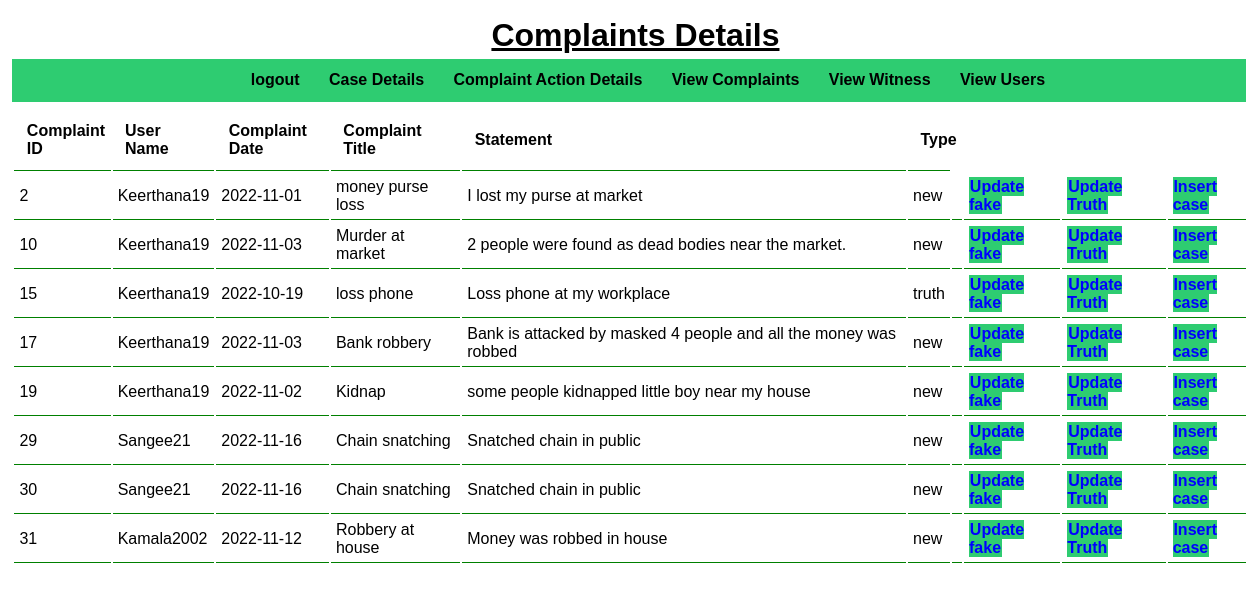
The app's page /view_complaints.php with its own data.
### tables this page shows
CREATE TABLE `complaint` (
  `complaint_id` int(11) NOT NULL,
  `type` varchar(20) DEFAULT NULL,
  `user_id` varchar(20) NOT NULL,
  `complaint_date` date NOT NULL,
  `complaint_title` varchar(20) NOT NULL,
  `statement` text NOT NULL
);

### view_complaints.php (the view, shortened to what this page needs)
<?php include('connection.php');?>
    <link rel="stylesheet" href="..\Css\admin.css">
<div class="main-content">
    <div class="wrapper">
        <h1 style='text-align:center'><u>Complaints Details</u></h1>
        <div class="complaints">
           <div class="wrapper">
                <ul>
                    <li><a href="admin_login.php">logout</a></li>
                    <li><a href="view_cases1.php">Case Details</a></li>
                    <li><a href="complaint_action_details.php">Complaint Action Details</a></li>
                    <li><a href="view_complaints.php">View Complaints</a></li>
                    <li><a href="view_witness.php">View Witness</a></li>
                    <li><a href="view_users.php">View Users</a></li>
                </ul>
                </div>
        </div>
    <table cellpadding="pixels" cellspacing="pixels">
        <tr>
            <th>Complaint ID</th>
            <th>User Name</th>
            <th>Complaint Date</th>
            <th>Complaint Title</th>
            <th>Statement</th>
            <th>Type</th>
        </tr>
        <?php
        $sql="select * from complaint";
        $res=mysqli_query($conn,$sql) or die(mysqli_error());
        if($res==true)
        {
            $count=mysqli_num_rows($res);
            if( $count>0)
            {
                while($rows=mysqli_fetch_assoc($res))
                {
                    $complaint_id=$rows['complaint_id'];
                    $user_id=$rows['user_id'];
                    $complaint_date=$rows['complaint_date'];
                    $complaint_title=$rows['complaint_title'];
                    $statement=$rows['statement'];
                    $type=$rows['type'];
                    ?>
                       <tr>
                        <td><?php echo $complaint_id;?> </td>
                        <td><?php echo $user_id;?> </td>
                        <td><?php echo $complaint_date;?> </td>
                        <td><?php echo $complaint_title;?> </td>
                        <td><?php echo $statement;?> </td>
                        <td><?php echo $type;?> </td>
                        <td>
                        <td><a href="<?php echo SITEURL;?> make_fake.php?complaint_id=<?php echo $complaint_id;?>" class="btn btn-secondary">Update fake</a></td>
                        <td><a href="<?php echo SITEURL;?> make_truth.php?complaint_id=<?php echo $complaint_id;?>" class="btn-secondary">Update Truth</a></td>
                        <td><a  href="<?php echo SITEURL;?> insert_case.php?complaint_id=<?php echo $complaint_id;?>" class="btn-secondary">Insert case</a></td>
                    </td>
                       </tr>
                    <?php
                }
            }
        }
        ?>
    </table>
</div>
</div>

### admin.css (style rules this page uses)
* { margin: 0; padding: 0; font-family: Arial, Helvetica, sans-serif; }
.wrapper { padding: 1%; width: 100%; margin: 5 auto; }
.complaints { text-align: center; background-color: #2ecc71; text-align: center; }
.complaints ul { list-style-type: none; }
.complaints ul li { display: inline; padding: 1%; }
.complaints ul li a { text-decoration-line: none; font-weight: bolder; color: black; }
h1 { text-align: center; }
table tr th { border-bottom: 1px solid green; padding: 1%; text-align: left; }
table tr td { padding: 1%; }
.btn-secondary { background-color: #2ecc71; padding: 1%; color: blue; text-decoration: none; font-weight: bold; }
table tr td { border-bottom: 1px solid green; padding: 5px; text-align: left; }

### view_complaints.php (style rules this page uses)
td { padding:0 15px; }

### records on screen
complaint: complaint_id "2", user "Keerthana19", complaint_date "2022-11-01", complaint_title "money purse loss", statement "I lost my purse at market", type "new"
complaint: complaint_id "10", user "Keerthana19", complaint_date "2022-11-03", complaint_title "Murder at market", statement "2 people were found as dead bodies near the market.", type "new"
complaint: complaint_id "15", user "Keerthana19", complaint_date "2022-10-19", complaint_title "loss phone", statement "Loss phone at my workplace", type "truth"
complaint: complaint_id "17", user "Keerthana19", complaint_date "2022-11-03", complaint_title "Bank robbery", statement "Bank is attacked by masked 4 people and all the money was robbed", type "new"
complaint: complaint_id "19", user "Keerthana19", complaint_date "2022-11-02", complaint_title "Kidnap", statement "some people kidnapped little boy near my house", type "new"
complaint: complaint_id "29", user "Sangee21", complaint_date "2022-11-16", complaint_title "Chain snatching", statement "Snatched chain in public", type "new"
complaint: complaint_id "30", user "Sangee21", complaint_date "2022-11-16", complaint_title "Chain snatching", statement "Snatched chain in public", type "new"
complaint: complaint_id "31", user "Kamala2002", complaint_date "2022-11-12", complaint_title "Robbery at house", statement "Money was robbed in house", type "new"
